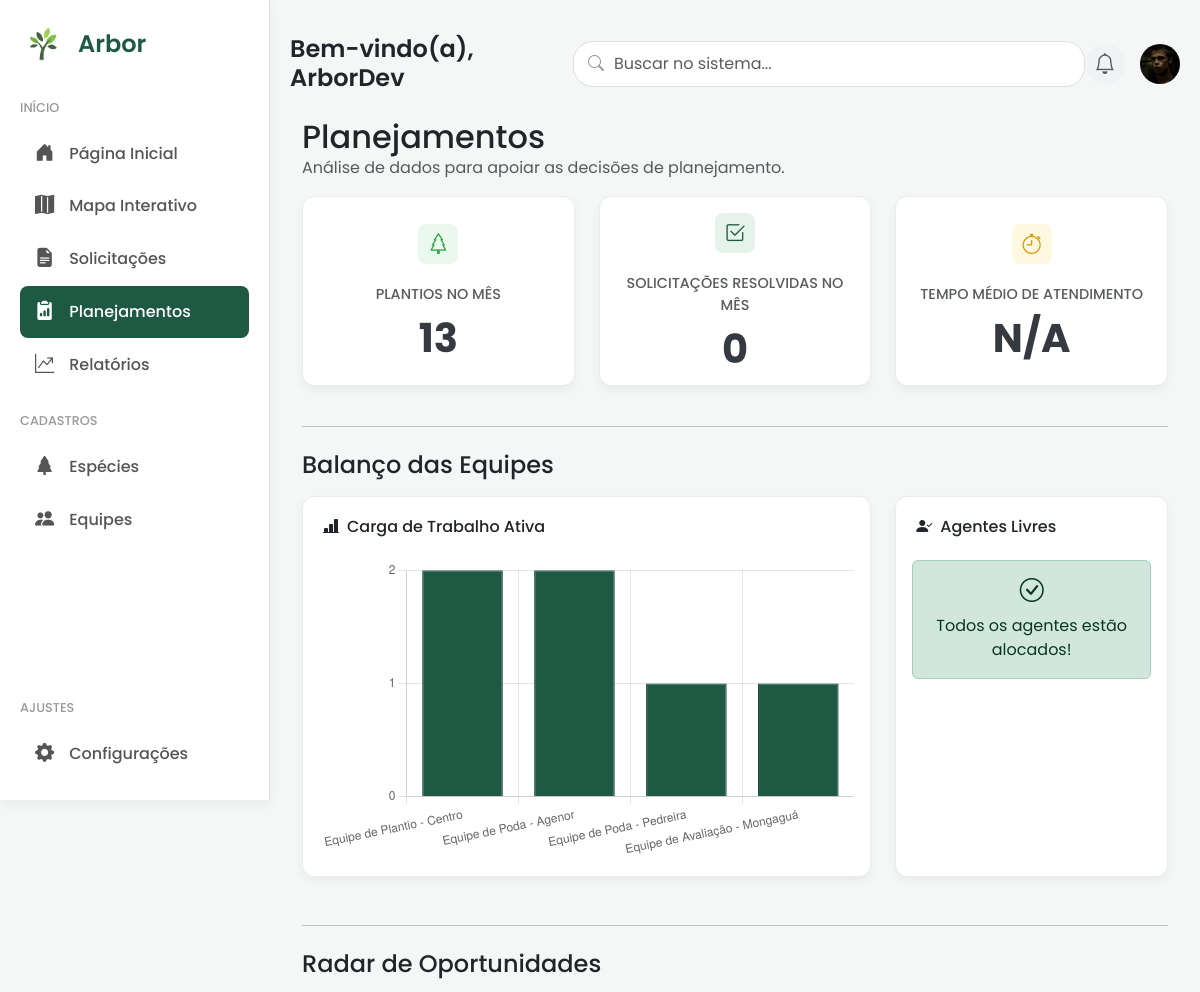
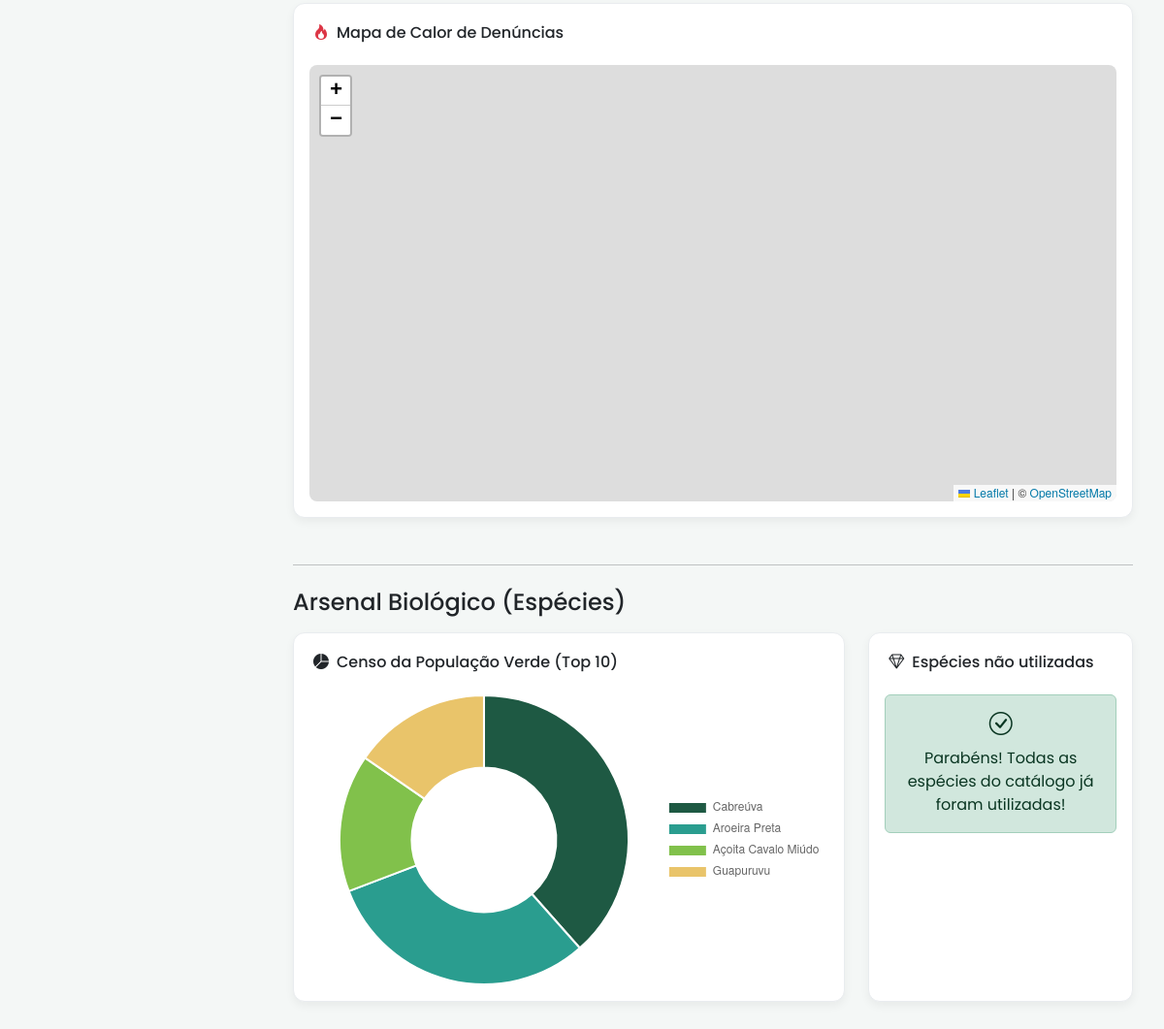
The app's page /planejamentos/ (signed in), older data (2 pictures, top to bottom).
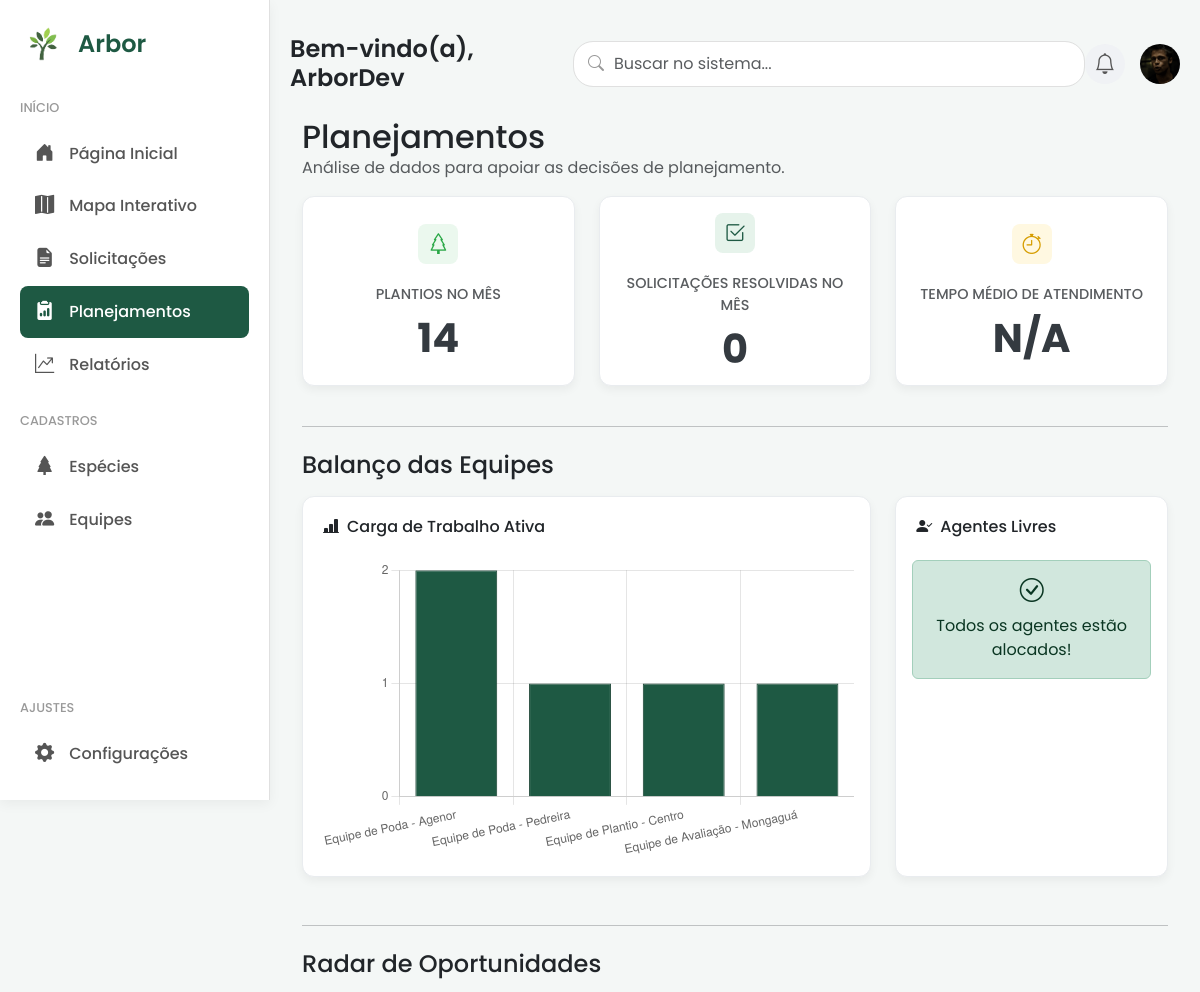
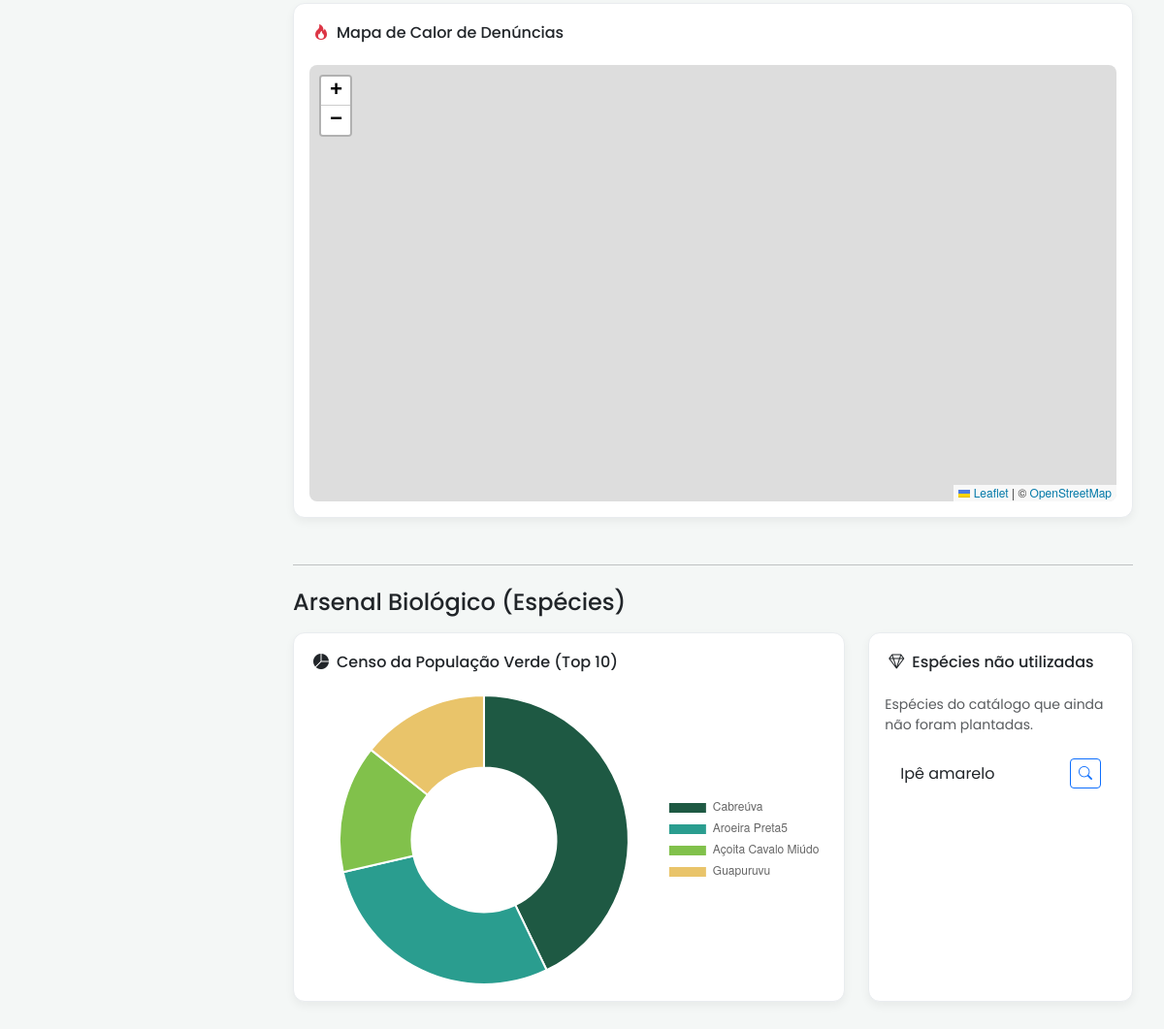
The same page, newer data (2 pictures, top to bottom).
### core/models.py (models this page shows, shortened)
class Especie(models.Model):
    nome_popular = models.CharField(max_length=150, unique=True)
    nome_cientifico =  models.CharField(max_length=150, blank=True, null=True)
    descricao = models.TextField(blank=True, null=True)
    imagem = models.ImageField(upload_to='especies_fotos/', blank=True, null=True, help_text="Foto que aparecerá no card do catálogo.")
    tags = models.ManyToManyField(Tag, blank=True, related_name="especies")

### core/views.py (the view)
# urls.py: path('planejamentos/', planejamentos_view, name='planejamentos'),
@login_required
def planejamentos_view(request):
    hoje = timezone.now()
    dados_carga_equipes = Equipe.objects.filter(solicitacao__status='EM_ANDAMENTO').annotate(
        tarefas_ativas=Count('solicitacao')
    ).values('nome', 'tarefas_ativas').order_by('-tarefas_ativas')
    labels_equipes = [item['nome'] for item in dados_carga_equipes]
    data_equipes = [item['tarefas_ativas'] for item in dados_carga_equipes]
    agentes_livres = User.objects.filter(is_staff=True, equipes__isnull=True).order_by('username')
    top_especies = InstanciaArvore.objects.values('especie__nome_popular').annotate(total=Count('id')).order_by('-total')[:10]
    labels_top_especies = [item['especie__nome_popular'] for item in top_especies]
    data_top_especies = [item['total'] for item in top_especies]
    especies_plantadas_ids = set(InstanciaArvore.objects.values_list('especie_id', flat=True).distinct())
    especies_nao_utilizadas = Especie.objects.exclude(id__in=especies_plantadas_ids).order_by('nome_popular')
    plantios_mes_atual = InstanciaArvore.objects.filter(
        data_plantio__year=hoje.year,
        data_plantio__month=hoje.month
    ).count()
    resolvidas_mes_atual = Solicitacao.objects.filter(
        data_finalizacao__year=hoje.year,
        data_finalizacao__month=hoje.month
    ).count()
    trinta_dias_atras = hoje - timedelta(days=30)
    solicitacoes_recentes = Solicitacao.objects.filter(
        status='FINALIZADO',
        data_finalizacao__gte=trinta_dias_atras
    )
    tempo_medio_timedelta = solicitacoes_recentes.aggregate(
        tempo_medio=Avg(F('data_finalizacao') - F('data_criacao'))
    )['tempo_medio']
    tempo_medio_str = "N/A"
    if tempo_medio_timedelta:
        dias = tempo_medio_timedelta.days
        horas = tempo_medio_timedelta.seconds // 3600
        tempo_medio_str = f"{dias}d {horas}h"
    context = {
        'pagina': 'planejamentos',
        'labels_equipes_carga': json.dumps(labels_equipes),
        'data_equipes_carga': json.dumps(data_equipes),
        'agentes_livres': agentes_livres,
        'labels_top_especies': json.dumps(labels_top_especies),
        'data_top_especies': json.dumps(data_top_especies),
        'especies_nao_utilizadas': especies_nao_utilizadas,
        'plantios_mes_atual': plantios_mes_atual,
        'resolvidas_mes_atual': resolvidas_mes_atual,
        'tempo_medio_str': tempo_medio_str,
    }
    return render(request, 'core/planejamentos.html', context)

### core/templates/core/planejamentos.html (shortened to what the changed rows need)
{% extends 'core/base_app.html' %}
{% block content %}
<div class="page-header">
    <h2 class="mb-0">Planejamentos</h2>
</div>
<div class="row mb-4">
    <div class="col-lg-4 col-md-6 mb-3">
        <div class="card h-100">
            <div class="card-body d-flex flex-column justify-content-center align-items-center text-center gap-2">
                <div class="card-icon success">
                    <i class="bi bi-tree"></i>
                </div>
                <div class="card-title-dashboard text-uppercase text-muted small">Plantios no Mês</div>
                <div class="card-number fs-1 fw-bold lh-1">{{ plantios_mes_atual }}</div>
            </div>
        </div>
    </div>
</div>
<div class="row">
    <div class="col-lg-8 mb-4">
        <div class="card h-100">
            <div class="card-body"><div style="height: 300px;"><canvas id="cargaEquipesChart"></canvas></div></div>
        </div>
    </div>
</div>
<div class="row">
    <div class="col-lg-8 mb-4">
        <div class="card h-100">
            <div class="card-body"><div style="height: 300px;"><canvas id="topEspeciesChart"></canvas></div></div>
        </div>
    </div>
    <div class="col-lg-4 mb-4">
        <div class="card h-100">
            <div class="card-body">
                {% if especies_nao_utilizadas %}
                    <p class="small text-muted">Espécies do catálogo que ainda não foram plantadas.</p>
                    <ul class="list-group list-group-flush">
                        {% for especie in especies_nao_utilizadas|slice:":5" %}
                            <li class="list-group-item d-flex justify-content-between align-items-center">
                                {{ especie.nome_popular }}
                                <a href="{% url 'especie_list' %}" class="btn btn-sm btn-outline-primary"><i class="bi bi-search"></i></a>
                            </li>
                        {% endfor %}
                    </ul>
                {% else %}
                    <div class="alert alert-success text-center">
                        <i class="bi bi-check-circle h4"></i>
                        <p class="mb-0 mt-2">Parabéns! Todas as espécies do catálogo já foram utilizadas!</p>
                    </div>
                {% endif %}
            </div>
        </div>
    </div>
</div>
{% endblock %}

Row changes from the older to the newer data that the page shows:
added Especie: nome_popular "Ipê amarelo"
Text that changed along with them:
{{ plantios_mes_atual }}: "13" → "14"
chart data {{ data_equipes_carga|safe }}: [2, 2, 1, 1] → [2, 1, 1, 1]
chart data {{ data_top_especies|safe }}: [5, 4, 2, 2] → [6, 4, 2, 2]
text no longer shown: "Parabéns! Todas as espécies do catálogo já foram utilizadas!"
text now shown: "Espécies do catálogo que ainda não foram plantadas."
